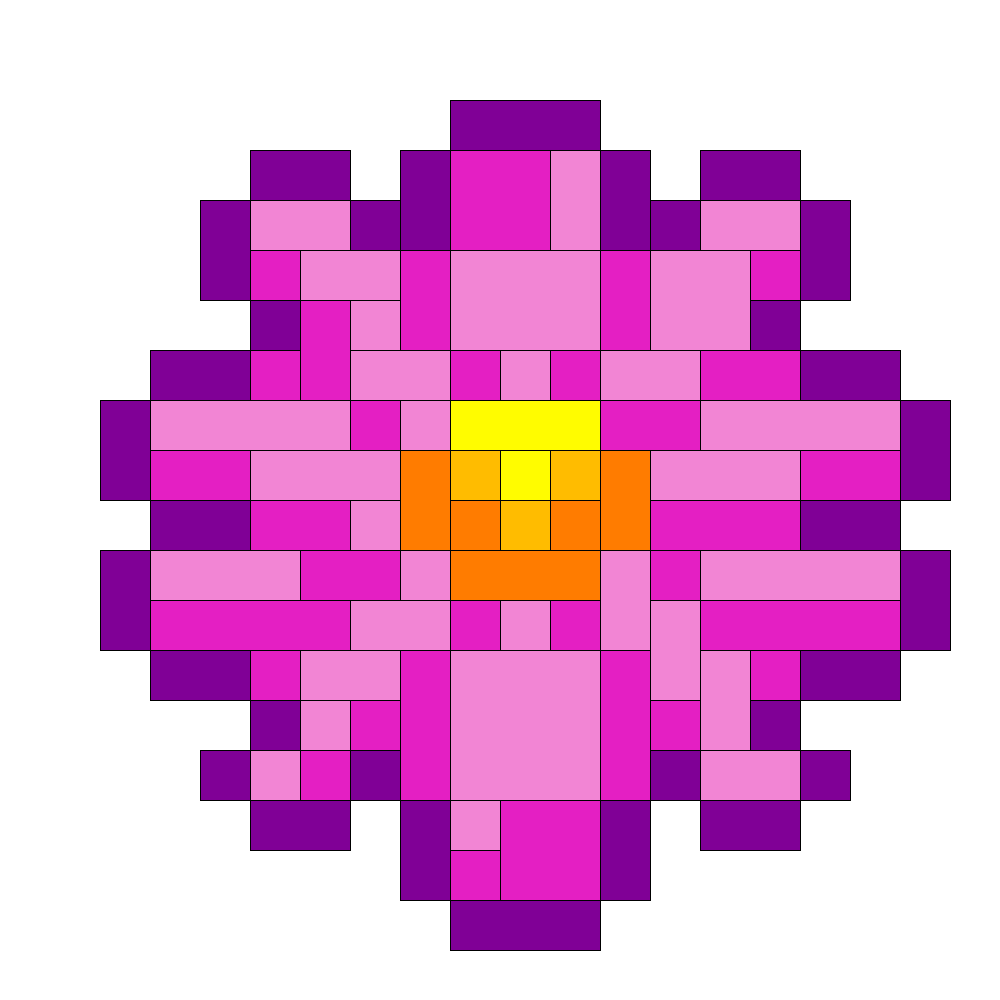
Frame 1 (no input)
Frame 60 (the mouse pressed at the canvas centre just before this capture): identical to frame 1, image omitted
Frame 120 (the mouse held since frame 60 and released just before this capture): identical to frame 1, image omitted

The Processing sketch that drew this single still picture (run headless with seeded random() and noise(); from frame 60 on, the mouse is pressed at the canvas centre):

// Processing sketch: processing_176999
// ── processing_176999.pde

int counter;

void setup() {  //setup function called initially, only once
  size(1000, 1000);
  background(255); 
  counter = 0;
}
void draw(){
fill(128,0,150);
rect(450,100,150,50); //right half
rect(600,150,50,100);
rect(650,200,50,50);
rect(700,150,100,50);
rect(800,200,50,100);
rect(750,300,50,50);
rect(800,350,100,50);
rect(900,400,50,100);
rect(800,500,100,50);
rect(900,550,50,100);
rect(800,650,100,50);
rect(750,700,50,50);
rect(800,750,50,50);
rect(700,800,100,50);
rect(650,750,50,50);
rect(600,800,50,100);
rect(450,900,150,50);

rect(400,150,50,100); //left half
rect(350,200,50,50);
rect(250,150,100,50);
rect(200,200,50,100);
rect(250,300,50,50);
rect(150,350,100,50);
rect(100,400,50,100);
rect(150,500,100,50);
rect(100,550,50,100);
rect(150,650,100,50);
rect(250,700,50,50);
rect(200,750,50,50);
rect(250,800,100,50);
rect(350,750,50,50);
rect(400,800,50,100);

fill(255,252,0);
rect(450,400,150,50);
rect(500,450,50,50);

fill(255,188,0);
rect(450,450,50,50);
rect(500,500,50,50);
rect(550,450,50,50);

fill(255,124,0);
rect(400,450,50,100);
rect(450,500,50,50);
rect(450,550,150,50);
rect(550,500,50,50);
rect(600,450,50,100);

fill(228,31,195);
rect(250,250,50,50);
rect(300,300,50,100);
rect(250,350,50,50);
rect(350,400,50,50);
rect(150,450,100,50);
rect(250,500,100,50);
rect(300,550,100,50);
rect(150,600,200,50);
rect(250,650,50,50);
rect(300,750,50,50);
rect(350,700,50,50);
rect(400,650,50,150);
rect(450,600,50,50);
rect(550,600,50,50);
rect(450,850,50,50);
rect(500,800,100,100);
rect(600,650,50,150);
rect(650,700,50,50);
rect(700,600,200,50);
rect(750,650,50,50);
rect(650,550,50,50);
rect(650,500,150,50);
rect(800,450,100,50);
rect(600,400,100,50);
rect(700,350,100,50);
rect(750,250,50,50);
rect(600,250,50,100);
rect(550,350,50,50);
rect(450,350,50,50);
rect(400,250,50,100);
rect(450,150,100,100);

fill(242,133,212);    //counter clockwise
rect(250,200,100,50);
rect(300,250,100,50);
rect(350,300,50,50);
rect(350,350,100,50);
rect(400,400,50,50);

rect(150,400,200,50);
rect(250,450,150,50);
rect(350,500,50,50);

rect(150,550,150,50);

rect(400,550,50,50);
rect(350,600,100,50);
rect(300,650,100,50);
rect(300,700,50,50);
rect(250,750,50,50);

rect(500,600,50,50);
rect(450,650,150,150);
rect(450,800,50,50);

rect(600,550,50,100);
rect(650,600,50,100);
rect(700,650,50,100);
rect(700,750,100,50);

rect(700,550,200,50);

rect(700,400,200,50);
rect(650,450,150,50);

rect(700,200,100,50);
rect(650,250,100,100);
rect(600,350,100,50);

rect(550,150,50,100);
rect(450,250,150,100);
rect(500,350,50,50);

}
